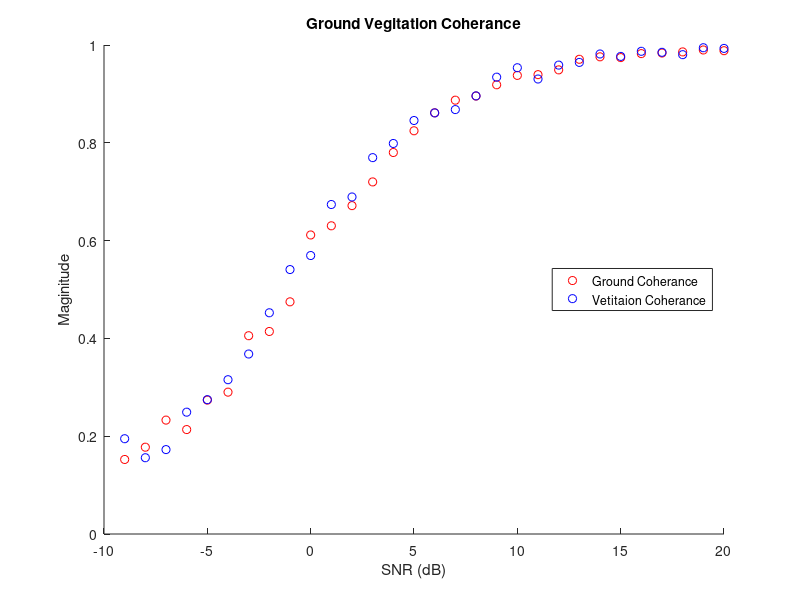

Source code (MATLAB):
%% Afric_Sim_test_espirit
clc;clear;
%% Initializations

alpha = 1; %ground weighting factor
beta = 1;   %veg weighting factor

Pol_vegitation = [1;1;1]/sqrt(3); 
Pol_ground = [1;-1;0]/sqrt(2); 

Pol_Cum_ground = [1;1;0;-1;0;0]/2; %ground
Pol_Cum_vegitation = [1;1;1;1;1;1]/3; %vegitation

ground_offset = 30*pi/180; % ground interferomitry offset
vegitation_offset =  35*pi/180;    % veg interferomitry offset
samples = 10;
Window = 200;    %size of window
Averaged_samples = 30;

ground_phase_est = zeros(Averaged_samples,1);
vegitation_phase_est = zeros(Averaged_samples,1);
ground_mag_est = zeros(Averaged_samples,1);
vegitation_mag_est = zeros(Averaged_samples,1);
SNR = zeros(1,Averaged_samples);
%% Matrix Calculations
% Implimenting a window. Esprit and SR techniques

for Averaged_sample = 1:Averaged_samples;
    
    SNR(Averaged_sample)=Averaged_sample-10;
    Noise = (10^(-SNR(Averaged_sample)/20))/sqrt(3);
    
    for n = 1:samples
        
        g =  Pol_ground*(sqrt(-2*log(1-rand(1,Window))).*exp(1i*2*pi*rand(1,Window)));
        v =  Pol_vegitation*(sqrt(-2*log(1-rand(1,Window))).*exp(1i*2*pi*rand(1,Window)));
        
        s1 = alpha*g + beta*v;
        s2 = alpha*exp(1i*ground_offset)*g + beta*exp(1i*vegitation_offset)*v;
        
        s1_Noise = s1 + Noise*sqrt(-2*log(1-rand(3,Window))).*exp(1i*2*pi*rand(3,Window));
        s2_Noise = s2 + Noise*sqrt(-2*log(1-rand(3,Window))).*exp(1i*2*pi*rand(3,Window));
        
        
        p1 = [s1_Noise(1,:).*s1_Noise(1,:)
            s1_Noise(2,:).*s1_Noise(2,:)
            s1_Noise(3,:).*s1_Noise(3,:)
            s1_Noise(1,:).*s1_Noise(2,:)
            s1_Noise(1,:).*s1_Noise(3,:)
            s1_Noise(2,:).*s1_Noise(3,:)];
        
        p2 = [s2_Noise(1,:).*s2_Noise(1,:)
            s2_Noise(2,:).*s2_Noise(2,:)
            s2_Noise(3,:).*s2_Noise(3,:)
            s2_Noise(1,:).*s2_Noise(2,:)
            s2_Noise(1,:).*s2_Noise(3,:)
            s2_Noise(2,:).*s2_Noise(3,:)];
        
        R1 = p1*p1'/Window;
        R2 = p1*p2'/Window;
        
        A=pinv(R1)*R2;
        
        [u,c] = eig(A);
        
        s1 = abs(Pol_Cum_ground'*u);
        [~,kk]=sort(s1,'descend');
        ground_phase_est(Averaged_sample) = ground_phase_est(Averaged_sample) + 0.5*angle(c(kk(1),kk(1)))/samples;
        ground_mag_est(Averaged_sample) = ground_mag_est(Averaged_sample) + abs(c(kk(1),kk(1)))/samples;
        
        s2 = abs(Pol_Cum_vegitation'*u);
        [~,kk]=sort(s2,'descend');
        vegitation_phase_est(Averaged_sample) = vegitation_phase_est(Averaged_sample) + 0.5*angle(c(kk(1),kk(1)))/samples;
        vegitation_mag_est(Averaged_sample) = vegitation_mag_est(Averaged_sample) + abs(c(kk(1),kk(1)))/samples;
        
    end
end
%% Plotting Results

% figure(1);
% title('Ground and Vegitation Interferometric Phases');
% xlabel('SNR dB');ylabel('Int Phase (Degrees)');
% hold on;
% plot(SNR,ground_phase_est*180/pi,'ro');
% plot(SNR,-1*ones(Averaged_samples,1)*ground_offset*180/pi,'r+'); %actual Ground Phase
% plot(SNR,vegitation_phase_est*180/pi,'go');
% plot(SNR,-1*ones(Averaged_samples,1)*vegitation_offset*180/pi,'g+'); %actual Vegitation phase
% axis([-10 20 -60 0]);
% legend('Ground Estimated','Ground Actual','Vegitation Estimated','Vegitaion Actual','Location','northeast')
% hold off

figure(2)
title('Ground Vegitation Coherance');
xlabel('SNR (dB)');ylabel('Maginitude')
hold on;
plot(SNR,ground_mag_est,'ro');
plot(SNR,vegitation_mag_est,'bo');
legend('Ground Coherance','Vetitaion Coherance','Location','east');
hold off;